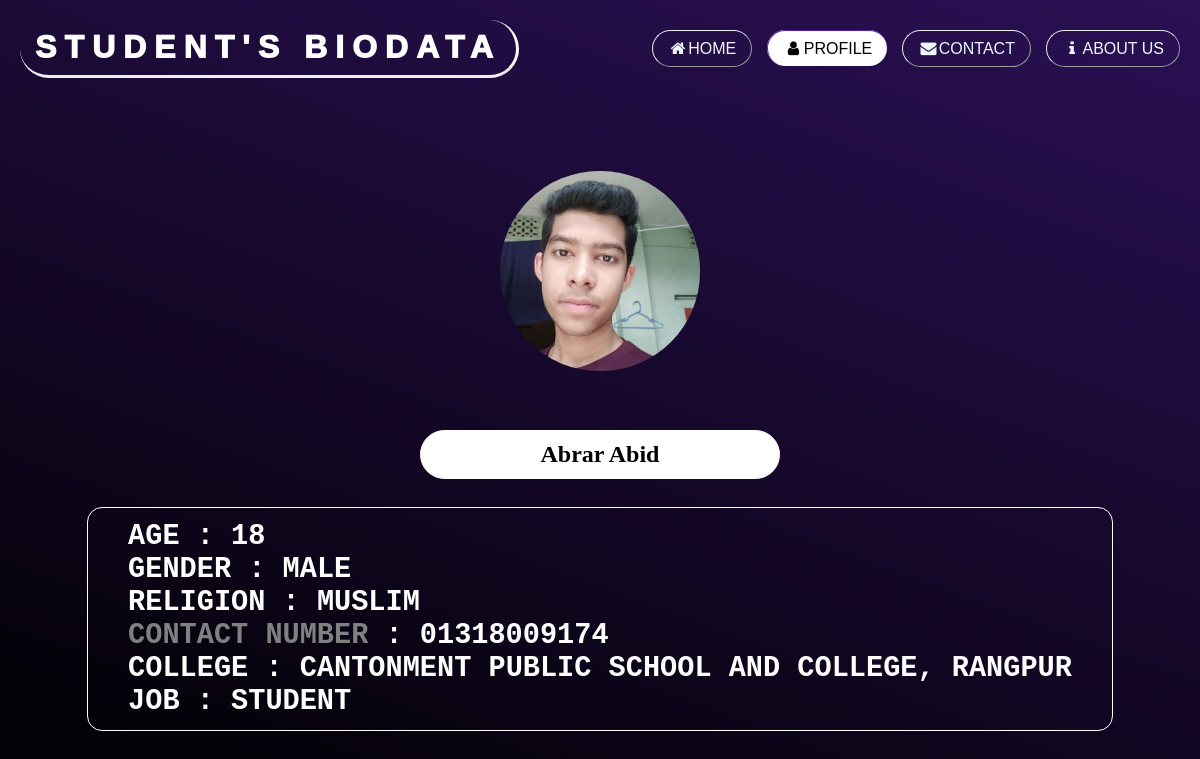
/abrar, run on the app's committed database.
### tables this page shows
CREATE TABLE "people" (
	"ID"	INTEGER,
	"FirstName"	TEXT,
	"LastName"	TEXT,
	"College"	TEXT,
	"Age"	TEXT,
	"Gender"	TEXT,
	"Religion"	TEXT,
	"Contact_Number"	TEXT,
	"FB_URL"	TEXT,
	"Job"	TEXT,
	"Image_Path"	TEXT,
	"Username"	TEXT,
	PRIMARY KEY("ID")
);

### profile.py (the view)
class Profile(Resource):
    def get(self, name):
        student = Student.find_by_username(name)
        if student:
            data = {" ".join([student[x] for x in range(1, 3)]): [student[x] for x in range(3, len(student) - 1)]}
            usernames = Student.find_all_username()
            print(data)
            print(usernames)
            return make_response(render_template("profile.html", data=data, user=usernames))
        else:
            return None

### profile.py (called while the page is built)
    @staticmethod
    def find_by_username(name):
        connection = sqlite3.connect("All Information.db")
        cursor = connection.cursor()
        query = "SELECT * FROM people WHERE Username=?"
        result = cursor.execute(query, (name,))
        row = result.fetchone()
        connection.commit()
        connection.close()
        if row:
            return row  # returning all information of a student in list
        else:
            return None

    @staticmethod
    def find_all_username():
        connection = sqlite3.connect("All Information.db")
        cursor = connection.cursor()
        users = list(cursor.execute("SELECT FirstName, LastName, Username FROM people ").fetchall())
        connection.commit()
        connection.close()
        usernames = []
        for user in users:
            usernames.append(tuple([" ".join(user[x] for x in range(2)), user[2]]))
        return usernames  # returning all usernames in list of tuples -> (FirstName + LastName, Username)

### templates/profile.html (shortened to what this page needs)
<!doctype html>
<html>
<head>
    <link rel="stylesheet" type="text/css" href="https://cdnjs.cloudflare.com/ajax/libs/font-awesome/4.7.0/css/font-awesome.min.css">
</head>
<body align="center">
    <header>
       <a href="{{url_for("home")}}" class="logo">STUDENT'S BIODATA</a>
    <ul type=circle>
        <li> <a href="{{url_for("home")}}" ><i class="fa fa-fw fa-home"></i>HOME</a></li>
        <li> <a class="active"><i class="fa fa-fw fa-user"></i>PROFILE</a>
        </li>
        <li> <a href="#"><i class="fa fa-fw fa-envelope"></i>CONTACT</a></li>
        <li> <a href="#"><i class="fa fa-fw fa-info"></i>ABOUT US</a></li>
        </ul>
        </header><br><br><br><br><br><br><br><br><br>
    {% for key, value in data.items() %}
    <div class="img"> <img src="{{value[7]}}" alt="picture" height="200px" width="200px"> </div> <br><br><br>
    <div class="info" >
        <h2> {{key}} </h2> <br><br>
        <section>
            <b> Age </b>: {{value[1]}} <br>
            <b> Gender </b>: {{value[2]}} <br>
            <b> Religion </b>: {{value[3]}} <br>
            <b><a class="link" href="tel:{{value[4]}}" > Contact Number </a></b>: {{value[4]}} <br>
            <b> College </b>: {{value[0]}} <br>
            <b> Job </b>: {{value[6]}} <br>
        </section>
    </div>
    {%endfor%}
    <footer>
        <div class="star star1"></div>
        <div class="star star2"></div>
        <div class="star star3"></div>
        <div class="star star4"></div>
        <div class="star star5"></div>
        <div class="star star6"></div>
        <div class="star star7"></div>
        <div class="star star8"></div>
    </footer>
</body>
</html>

### templates/profile.html (style rules this page uses)
body { min-height: 100vh; font-family:sans-serif; background: linear-gradient(20deg,black,#2b1055); justify-content: flex-end; align-items: flex-end; display:inherit; }
header { position: absolute; top: 0; left: 0; width: 100%; padding: 20px 0; display: flex; justify-content: space-between; align-items: center; transition: background 1s; }
header .logo { color:white; font-weight:1000; text-transform: uppercase; letter-spacing: 8px; font-size: 2em; font-family:sans-serif; text-decoration:none; padding: 9px 15px; border-radius: 50px; border-right-style:solid; border-bottom-style: inset; transition: background 1.5s; margin-left: 20px; }
header ul { display: flex; justify-content: center; align-items: center; padding-right: 20px; }
header ul li { list-style: none; align-self:flex-start; margin-left: 15px; }
header ul li a { text-decoration: none; color: aliceblue; padding: 9px 15px; border-radius: 30px; border-right-style:solid; border-bottom-style: solid; border-style: outset; border-width:thin; transition: background 1.5s; }
header ul li a:hover, header ul li a.active { background: white; color: black; border-bottom-style: none; border-right-style: none; border-color:#2b1055; }
.info h2 { text-decoration: none; display: inline-block; margin:0px 12px; padding:10px 120px; background: white; color: black; border: .5px solid white; border-radius: 100px; transition:color 1s; transition: background 1s; position:relative; font-family:cursive; font-size: 1.5em; font-weight: 900; }
.info section { width:inherit; height: inherit; font-family: monospace; text-decoration: none; text-transform: uppercase; display: inline-block; padding: 12px 40px; color: white; text-align: left; border: .5px solid white; position: relative; font-size: 2.2em; font-weight: 600; background-color:transparent; color: white; border: .5px solid white; border-radius: 15px; text-decoration: none; margin: 10px 12px; }
.info section a { text-decoration: none; }
.img img { border: .5px solid transparent; border-radius: 100px; }
footer .star { position: absolute; top: 0; left: 0; width:80%; height:81%; pointer-events: none; animation: animate 8s ease-in-out infinite, backgroundmove 16s linear infinite; justify-content: center; }
footer .star.star1 { background: url(star1.png); animation-delay: 0s; }
footer .star.star2 { background: url(star2.png); animation-delay: -1s; }
footer .star.star3 { background: url(star3.png); animation-delay: -7s; }
footer .star.star4 { background: url(star4.png); animation-delay: -3s; }
footer .star.star5 { background: url(star5.png); animation-delay: -4s; }
footer .star.star6 { background: url(star6.png); animation-delay: -5s; }
footer .star.star7 { background: url(star7.png); animation-delay: -6s; }
footer .star.star8 { background: url(star8.png); animation-delay: -2s; }
.link { color: gray; background-color: transparent; text-decoration: underline; }

### data on the page
people: Age "18", Gender "MALE", Religion "MUSLIM", Contact_Number "01318009174", College "CANTONMENT PUBLIC SCHOOL AND COLLEGE, RANGPUR", Job "STUDENT"

### other printed values
{{ key }} "Abrar Abid"
